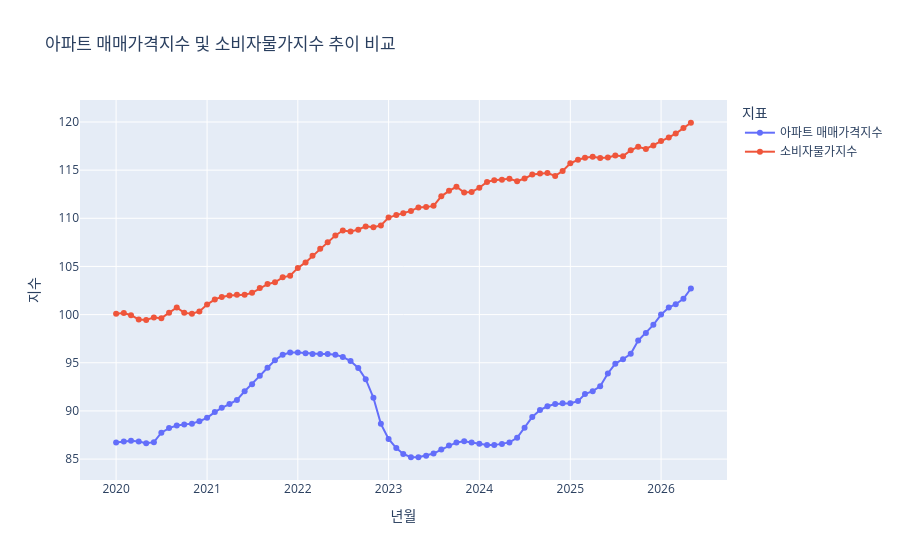

Notebook code cell kept with this figure:
### Code cell
import plotly.express as px

fig = px.line(
    df,
    x="년월",
    y=["아파트 매매가격지수", "소비자물가지수"], 
    markers=True,
    title="아파트 매매가격지수 및 소비자물가지수 추이 비교"
)

fig.update_layout(
    yaxis_title="지수",
    legend_title_text="지표",
    hovermode="x unified" 
)

fig.show()
